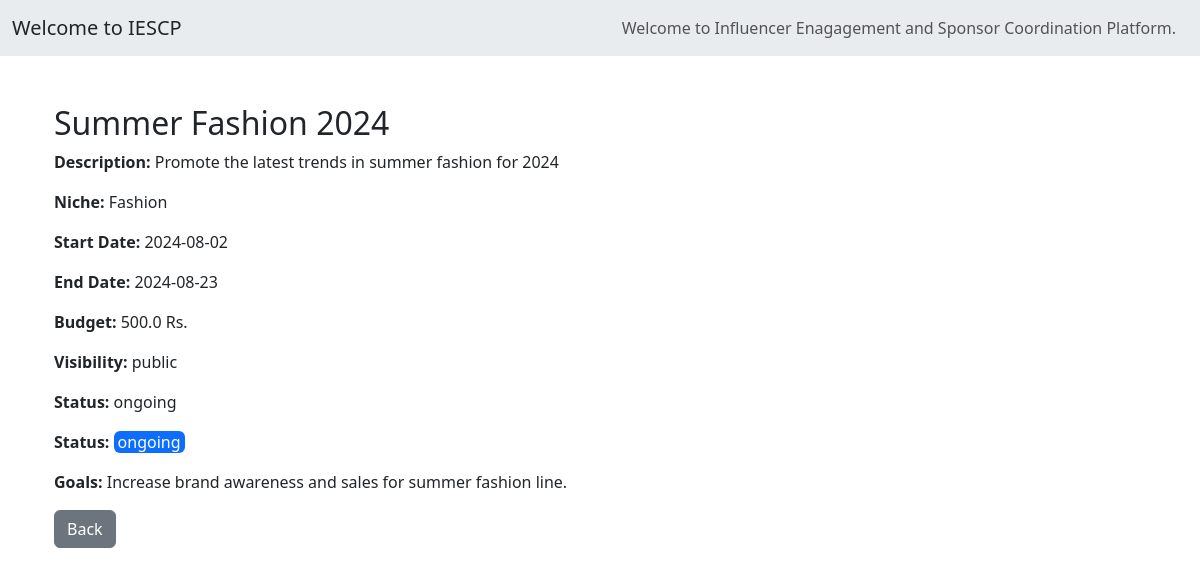
The page /campaign/2/view on the database as committed earlier.
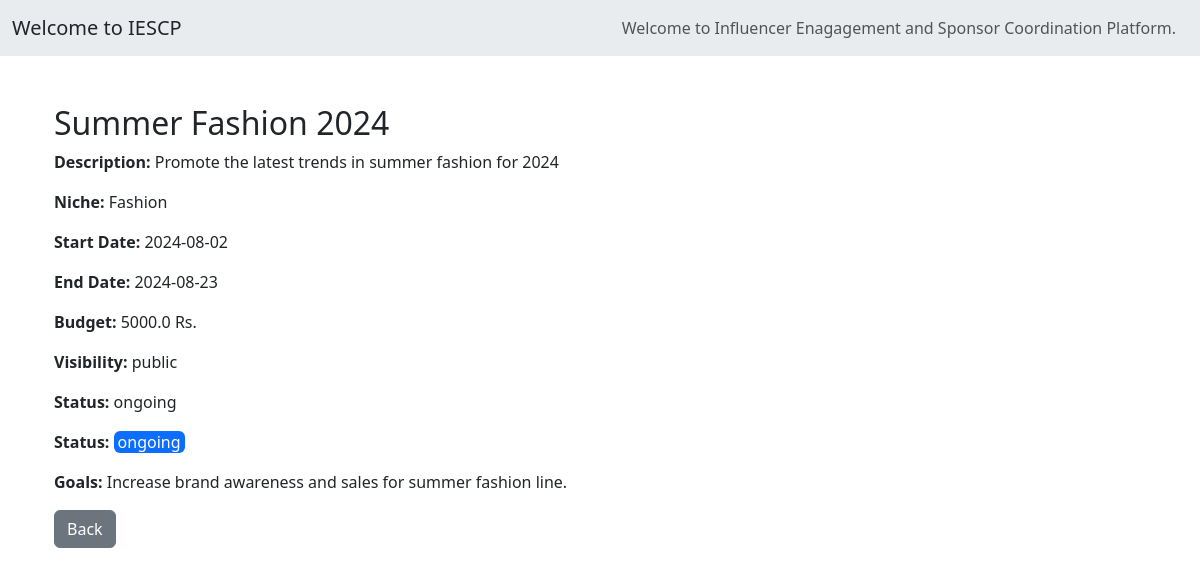
The same page on the database as committed later.
### models.py (models this page shows, shortened)
class Campaign(db.Model):
    __tablename__ = 'campaigns'
    id = db.Column(db.Integer, primary_key=True)
    title = db.Column(db.String(200), nullable=False)
    description = db.Column(db.String(400), nullable=False)
    niche = db.Column(db.String(100), nullable=False)
    start_date = db.Column(db.Date, nullable=False)
    end_date = db.Column(db.Date, nullable=False)
    budget = db.Column(db.Float, nullable=False)
    visibility = db.Column(db.String(50), nullable=False)
    status = db.Column(db.String(50), nullable=False, default='ongoing')
    goals = db.Column(db.Text, nullable=True)
    sponsor_id = db.Column(db.Integer, db.ForeignKey('users.id'), nullable=False)
    is_flagged = db.Column(db.Boolean, default=False)
    sponsor = db.relationship('User', backref=db.backref('campaigns', lazy=True))
    ad_requests = db.relationship('AdRequest', backref='campaigns', lazy=True)

### main.py (the view)
@app.route('/campaign/<int:campaign_id>/view')
def view_campaign(campaign_id):
    campaign = Campaign.query.get_or_404(campaign_id)
    return render_template('sponsor/view_campaign.html', campaign=campaign)

### templates/sponsor/view_campaign.html (shortened to what this page needs)
{% extends 'base.html' %}
{% block content %}
<div class="container mt-5">
    <h2>{{ campaign.title }}</h2>
    <p><strong>Description:</strong> {{ campaign.description }}</p>
    <p><strong>Niche:</strong> {{ campaign.niche }}</p>
    <p><strong>Start Date:</strong> {{ campaign.start_date }}</p>
    <p><strong>End Date:</strong> {{ campaign.end_date }}</p>
    <p><strong>Budget:</strong> {{ campaign.budget }} Rs.</p>
    <p><strong>Visibility:</strong> {{ campaign.visibility }}</p>
    <p><strong>Status:</strong> {{ campaign.status }}</p>
    <p><strong>Status:</strong> <span class="
        {% if campaign.status == 'ongoing' %}text-white bg-primary rounded px-1  align-items-center justify-content-center
        {% elif campaign.status == 'completed' %}text-white bg-success rounded px-1  align-items-center justify-content-center
        {% elif campaign.status == 'ended' %}text-white bg-warning rounded px-1 align-items-center justify-content-center{% endif %}">{{ campaign.status }}</span>
    </p>
    <p><strong>Goals:</strong> {{ campaign.goals }}</p>
    <a href="{{ url_for('sponsor_campaigns') }}" class="btn btn-secondary">Back</a>
</div>
{% endblock %}

Rows that differ between the two databases and show on the page:
changed Campaign "Fashion": budget "500.0" → "5000.0"
